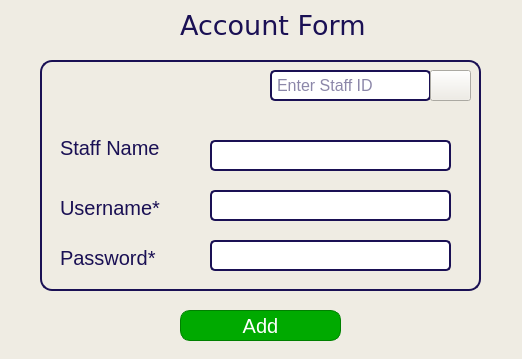
<?xml version="1.0" encoding="UTF-8"?>
<ui version="4.0">
 <class>Dialog</class>
 <widget class="QDialog" name="Dialog">
  <property name="geometry">
   <rect>
    <x>0</x>
    <y>0</y>
    <width>522</width>
    <height>359</height>
   </rect>
  </property>
  <property name="windowTitle">
   <string>Dialog</string>
  </property>
  <property name="styleSheet">
   <string notr="true">background-color: rgb(239, 236, 227);</string>
  </property>
  <widget class="QLabel" name="label">
   <property name="geometry">
    <rect>
     <x>180</x>
     <y>10</y>
     <width>231</width>
     <height>31</height>
    </rect>
   </property>
   <property name="font">
    <font>
     <family>Verdana</family>
     <pointsize>20</pointsize>
    </font>
   </property>
   <property name="styleSheet">
    <string notr="true">color: rgb(26, 16, 84);</string>
   </property>
   <property name="text">
    <string>Account Form</string>
   </property>
  </widget>
  <widget class="QPushButton" name="accountFormAddBtn">
   <property name="geometry">
    <rect>
     <x>180</x>
     <y>310</y>
     <width>161</width>
     <height>31</height>
    </rect>
   </property>
   <property name="font">
    <font>
     <pointsize>15</pointsize>
    </font>
   </property>
   <property name="styleSheet">
    <string notr="true">QPushButton {
    background-color: rgb(0, 170, 0);
    color: white;
    border: 1px solid green;
    border-radius: 10px;
}


QPushButton:hover {
    background-color: rgb(0, 190, 0);
}


QPushButton:pressed {
    background-color: rgb(0, 140, 0);
}
</string>
   </property>
   <property name="text">
    <string>Add</string>
   </property>
  </widget>
  <widget class="QFrame" name="accountFormFrame">
   <property name="geometry">
    <rect>
     <x>40</x>
     <y>60</y>
     <width>441</width>
     <height>231</height>
    </rect>
   </property>
   <property name="styleSheet">
    <string notr="true">#accountFormFrame {
        border: 2px solid #1A1054;
        border-radius: 12px;
    
    }</string>
   </property>
   <property name="frameShape">
    <enum>QFrame::Shape::StyledPanel</enum>
   </property>
   <property name="frameShadow">
    <enum>QFrame::Shadow::Raised</enum>
   </property>
   <widget class="QFrame" name="frame_2">
    <property name="geometry">
     <rect>
      <x>140</x>
      <y>310</y>
      <width>181</width>
      <height>321</height>
     </rect>
    </property>
    <property name="frameShape">
     <enum>QFrame::Shape::StyledPanel</enum>
    </property>
    <property name="frameShadow">
     <enum>QFrame::Shadow::Raised</enum>
    </property>
    <widget class="QWidget" name="verticalLayoutWidget_4">
     <property name="geometry">
      <rect>
       <x>10</x>
       <y>10</y>
       <width>160</width>
       <height>301</height>
      </rect>
     </property>
     <layout class="QVBoxLayout" name="verticalLayout_4">
      <item>
       <widget class="QLineEdit" name="fnameField_3">
        <property name="styleSheet">
         <string notr="true">color: rgb(26, 16, 84);</string>
        </property>
        <property name="placeholderText">
         <string>First Name</string>
        </property>
       </widget>
      </item>
      <item>
       <widget class="QLineEdit" name="mnameField_3">
        <property name="styleSheet">
         <string notr="true">color: rgb(26, 16, 84);</string>
        </property>
        <property name="placeholderText">
         <string>Middle Name</string>
        </property>
       </widget>
      </item>
      <item>
       <widget class="QLineEdit" name="lnameField_3">
        <property name="styleSheet">
         <string notr="true">color: rgb(26, 16, 84);</string>
        </property>
        <property name="placeholderText">
         <string>Last Name</string>
        </property>
       </widget>
      </item>
      <item>
       <widget class="QLineEdit" name="sexField_3">
        <property name="styleSheet">
         <string notr="true">color: rgb(26, 16, 84);</string>
        </property>
        <property name="placeholderText">
         <string>Sex</string>
        </property>
       </widget>
      </item>
      <item>
       <widget class="QDateEdit" name="birthdayField_3">
        <property name="styleSheet">
         <string notr="true">color: rgb(26, 16, 84);</string>
        </property>
        <property name="specialValueText">
         <string/>
        </property>
       </widget>
      </item>
      <item>
       <widget class="QLineEdit" name="roleField_3">
        <property name="styleSheet">
         <string notr="true">color: rgb(26, 16, 84);</string>
        </property>
        <property name="placeholderText">
         <string>Role</string>
        </property>
       </widget>
      </item>
      <item>
       <widget class="QDateEdit" name="datehiredfield_3">
        <property name="styleSheet">
         <string notr="true">color: rgb(26, 16, 84);</string>
        </property>
        <property name="specialValueText">
         <string/>
        </property>
       </widget>
      </item>
     </layout>
    </widget>
   </widget>
   <widget class="QLineEdit" name="account_staffIDField">
    <property name="geometry">
     <rect>
      <x>230</x>
      <y>10</y>
      <width>161</width>
      <height>31</height>
     </rect>
    </property>
    <property name="font">
     <font>
      <pointsize>12</pointsize>
     </font>
    </property>
    <property name="styleSheet">
     <string notr="true"> QLineEdit {
        border: 2px solid #1A1054;
        border-radius: 5px;
        padding: 3px;
	color: rgb(26, 16, 84);
background-color: rgb(255, 255, 255);
    }</string>
    </property>
    <property name="placeholderText">
     <string>Enter Staff ID</string>
    </property>
   </widget>
   <widget class="QLabel" name="label_7">
    <property name="geometry">
     <rect>
      <x>20</x>
      <y>80</y>
      <width>151</width>
      <height>16</height>
     </rect>
    </property>
    <property name="font">
     <font>
      <pointsize>15</pointsize>
     </font>
    </property>
    <property name="styleSheet">
     <string notr="true">color: rgb(26, 16, 84);</string>
    </property>
    <property name="text">
     <string>Staff Name</string>
    </property>
   </widget>
   <widget class="QPushButton" name="searchIconBtn">
    <property name="geometry">
     <rect>
      <x>390</x>
      <y>10</y>
      <width>41</width>
      <height>31</height>
     </rect>
    </property>
    <property name="text">
     <string/>
    </property>
    <property name="icon">
     <iconset>
      <normaloff>../assets/search_icon_nobg.png</normaloff>../assets/search_icon_nobg.png</iconset>
    </property>
    <property name="iconSize">
     <size>
      <width>40</width>
      <height>40</height>
     </size>
    </property>
   </widget>
   <widget class="QLineEdit" name="account_staffnameField">
    <property name="enabled">
     <bool>true</bool>
    </property>
    <property name="geometry">
     <rect>
      <x>170</x>
      <y>80</y>
      <width>241</width>
      <height>31</height>
     </rect>
    </property>
    <property name="font">
     <font>
      <pointsize>15</pointsize>
     </font>
    </property>
    <property name="styleSheet">
     <string notr="true"> QLineEdit {
        border: 2px solid #1A1054;
        border-radius: 5px;
        padding: 3px;
background-color: rgb(255, 255, 255);
    }</string>
    </property>
    <property name="readOnly">
     <bool>true</bool>
    </property>
   </widget>
   <widget class="QLabel" name="label_8">
    <property name="geometry">
     <rect>
      <x>20</x>
      <y>140</y>
      <width>151</width>
      <height>16</height>
     </rect>
    </property>
    <property name="font">
     <font>
      <pointsize>15</pointsize>
     </font>
    </property>
    <property name="styleSheet">
     <string notr="true">color: rgb(26, 16, 84);</string>
    </property>
    <property name="text">
     <string>Username*</string>
    </property>
   </widget>
   <widget class="QLineEdit" name="account_usernameField">
    <property name="geometry">
     <rect>
      <x>170</x>
      <y>130</y>
      <width>241</width>
      <height>31</height>
     </rect>
    </property>
    <property name="font">
     <font>
      <pointsize>15</pointsize>
     </font>
    </property>
    <property name="styleSheet">
     <string notr="true"> QLineEdit {
        border: 2px solid #1A1054;
        border-radius: 5px;
        padding: 3px;
background-color: rgb(255, 255, 255);
    }</string>
    </property>
   </widget>
   <widget class="QLabel" name="label_9">
    <property name="geometry">
     <rect>
      <x>20</x>
      <y>190</y>
      <width>151</width>
      <height>16</height>
     </rect>
    </property>
    <property name="font">
     <font>
      <pointsize>15</pointsize>
     </font>
    </property>
    <property name="styleSheet">
     <string notr="true">color: rgb(26, 16, 84);</string>
    </property>
    <property name="text">
     <string>Password*</string>
    </property>
   </widget>
   <widget class="QLineEdit" name="account_passwordField">
    <property name="geometry">
     <rect>
      <x>170</x>
      <y>180</y>
      <width>241</width>
      <height>31</height>
     </rect>
    </property>
    <property name="font">
     <font>
      <pointsize>15</pointsize>
     </font>
    </property>
    <property name="styleSheet">
     <string notr="true"> QLineEdit {
        border: 2px solid #1A1054;
        border-radius: 5px;
        padding: 3px;
background-color: rgb(255, 255, 255);
    }</string>
    </property>
   </widget>
  </widget>
 </widget>
 <resources/>
 <connections/>
</ui>
